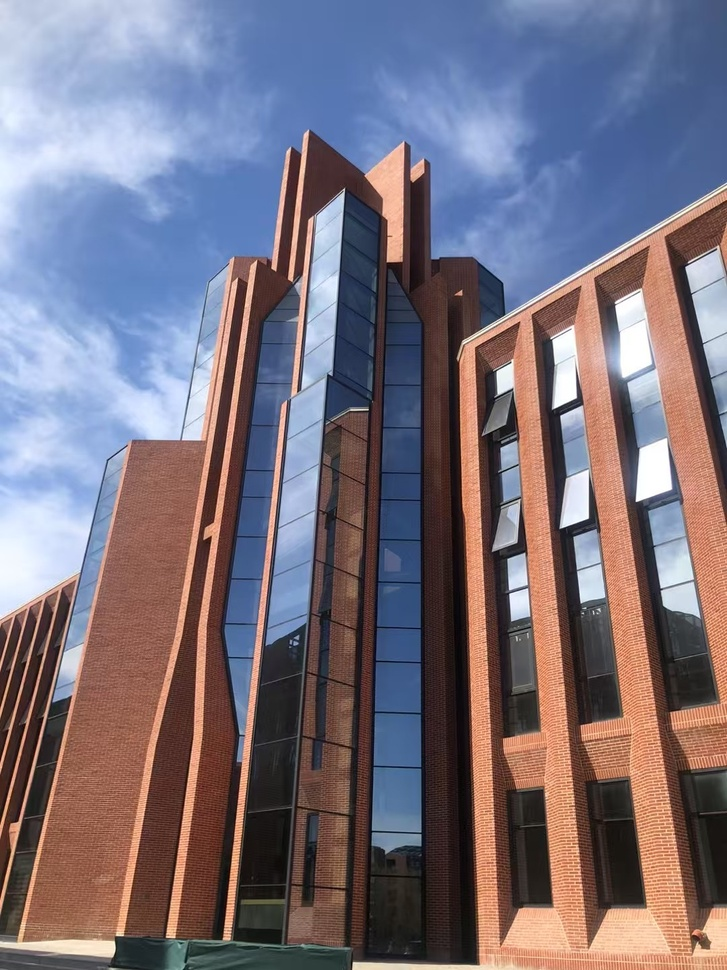
#> input picture Baseline/In-Sensor Convolution/image.jpg, 727 x 970 px, shrunk from 1080 x 1440 before the run
$ python Convolution_Experiment.py
#> lines starting #> are read from the running program, lines starting #| are printed output that depends on the picture; after the words box and inside, x2 and y2 are one past the last pixel; in counts of white or black regions, pixels touching at a corner belong together
import cv2
import numpy as np

# 线性绝对值映射函数：y = saturate(|alpha * x + beta|)
def ScaleAbs(img, alpha, beta):
    dst = np.abs(np.float64(alpha) * img + np.float64(beta))
    dst[dst > 255] = 255
    return np.round(dst).astype(np.uint8)

# 拉普拉斯锐化卷积
def laplace(img):
    r, c = img.shape
    new_image = np.zeros((r, c), dtype=np.float32)
    L_kernel = np.array([[0, -1.1, 0],
                         [-1.2, 4.2, -1],
                         [0, -0.9, 0]], dtype=np.float32)

    # 卷积（注意边界到 r-2, c-2）
    for i in range(r - 2):
        for j in range(c - 2):
            new_image[i + 1, j + 1] = np.sum(img[i:i+3, j:j+3] * L_kernel)

    # 取绝对值并裁到 [0,255]，再转 uint8
    new_image = np.abs(new_image)
    new_image[new_image > 255] = 255
    return new_image.astype(np.uint8)

if __name__ == '__main__':
    # 1. 读取并灰度化
    img = cv2.imread('image.jpg')
#> img is the input picture: shape (970, 727, 3); mean B, G, R 124.3, 112.4, 121.3
    grayImage = cv2.cvtColor(img, cv2.COLOR_BGR2GRAY)
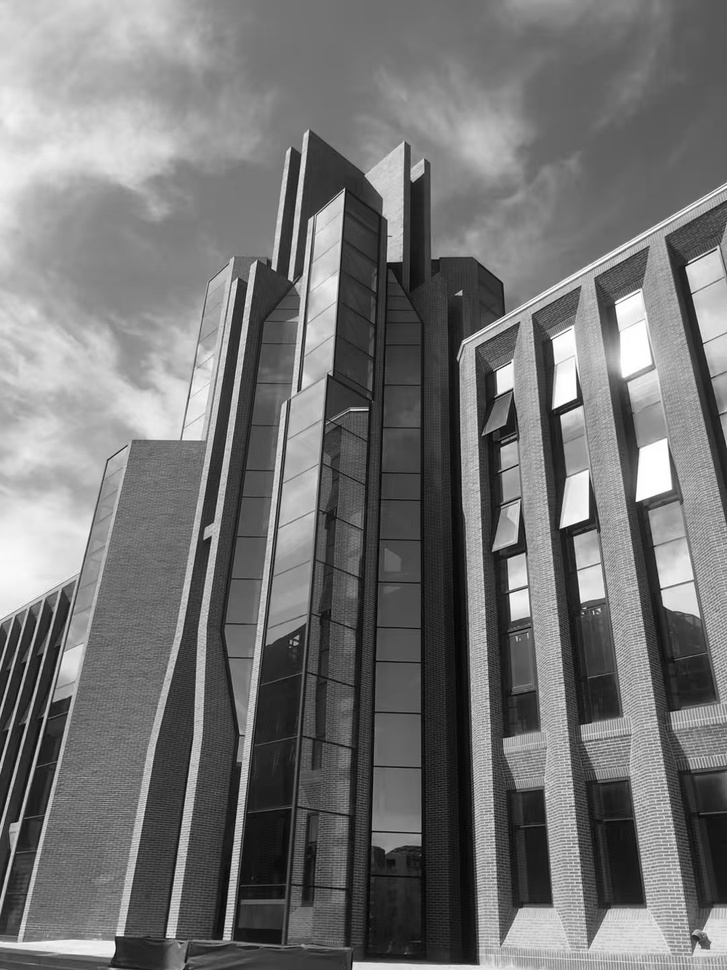
#> grayImage: shape (970, 727); min 1, max 255, mean 116.4

    # 2. 拉普拉斯锐化
    Lap = laplace(grayImage)
#> after the loop in laplace, `for i in range(r - 2):`:
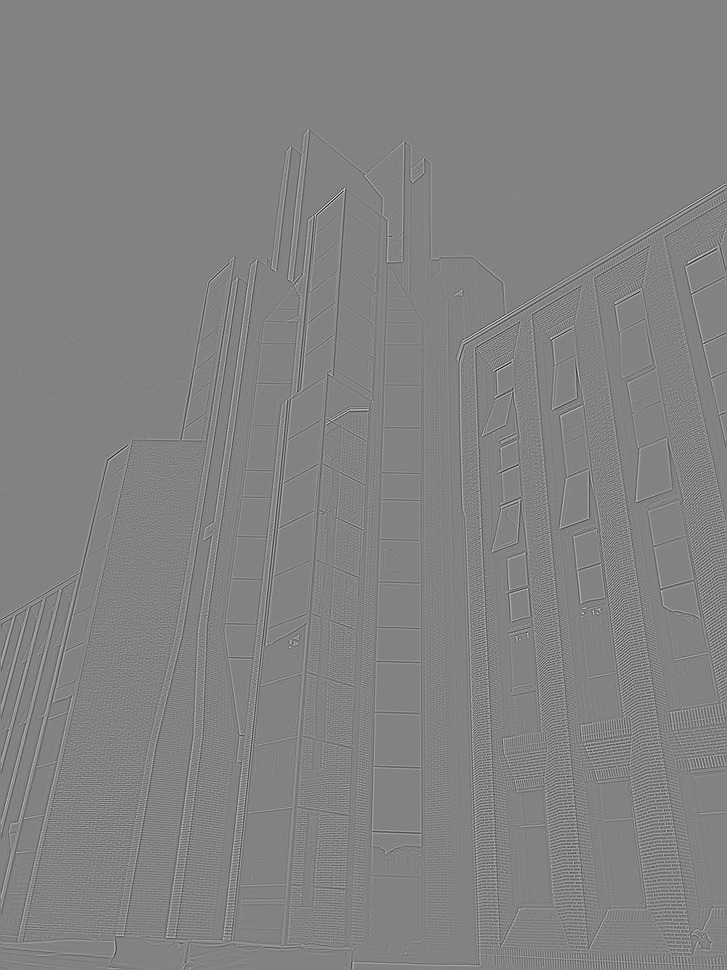
#> new_image: shape (970, 727) float32; min -444.1, max 423, mean 0; drawn with min black and max white
#> in laplace, `new_image = np.abs(new_image)`:
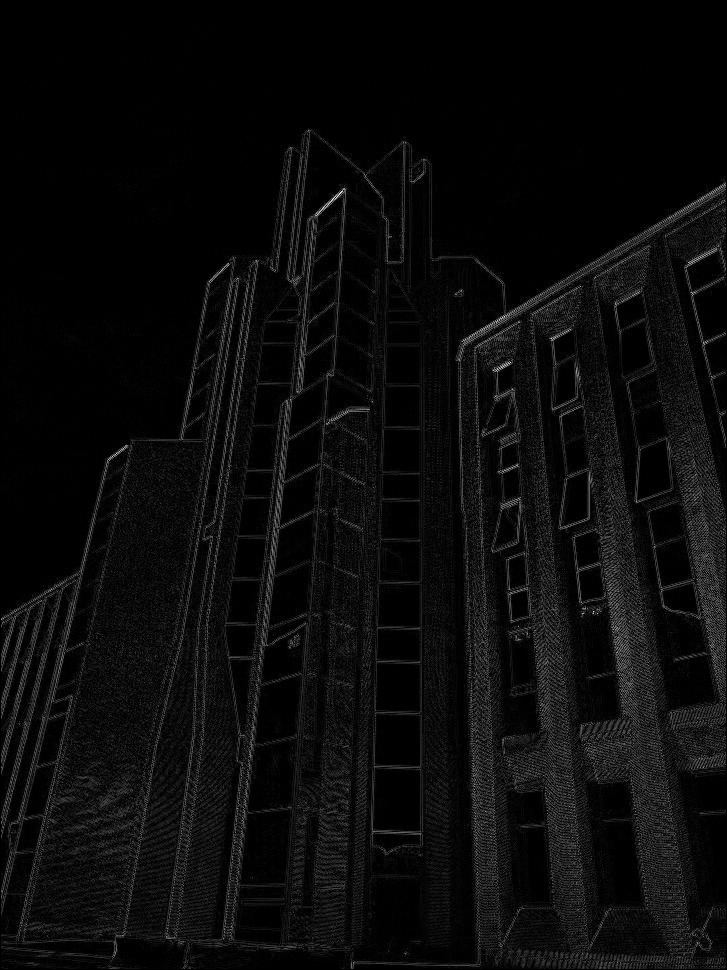
#> new_image: shape (970, 727) float32; min 0, max 444.1, mean 20; drawn with min black and max white
#> in laplace, `new_image[new_image > 255] = 255`:
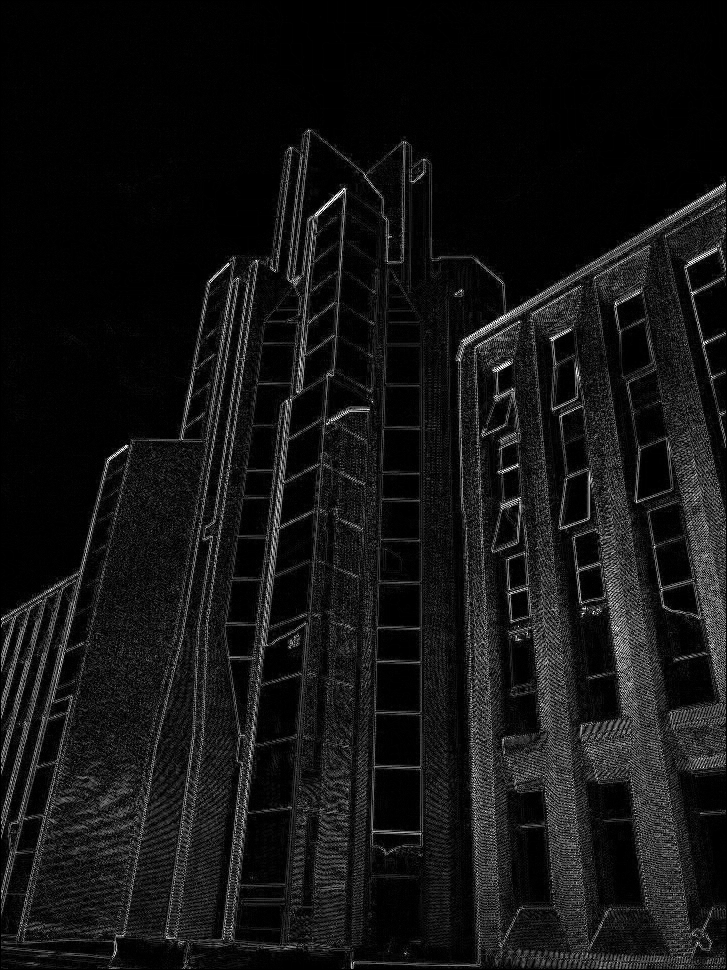
#> new_image: shape (970, 727) float32; 0.03% of pixels changed, all inside (x1, y1, x2, y2) = (108, 184, 725, 676)

    # 3. ScaleAbs 增强对比度
    # alpha >1 会放大细节（高对比度），beta 可用于整体亮度偏移
    alpha = 1.5
    beta  = 0
    Lap_enhanced = ScaleAbs(Lap, alpha, beta)
#> in ScaleAbs, `dst[dst > 255] = 255`:
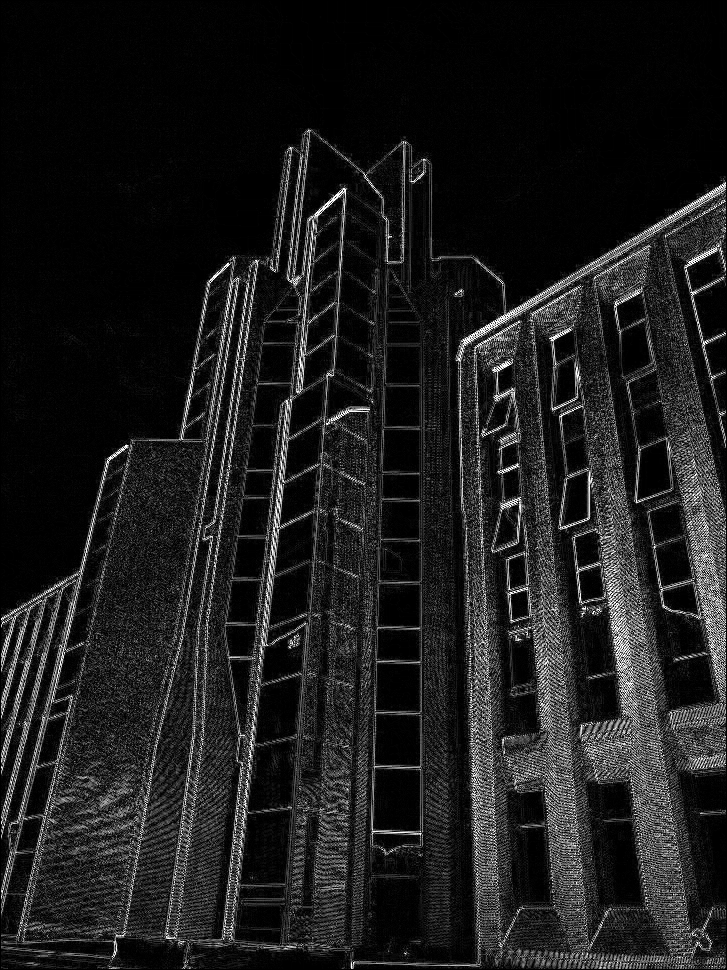
#> dst: shape (970, 727) float64; min 0, max 255, mean 29.2
    cv2.imwrite('Convolution_Experiment.jpg', Lap_enhanced)

$ run again, with Baseline/In-Sensor Convolution/ZYS.jpg copied over Baseline/In-Sensor Convolution/image.jpg
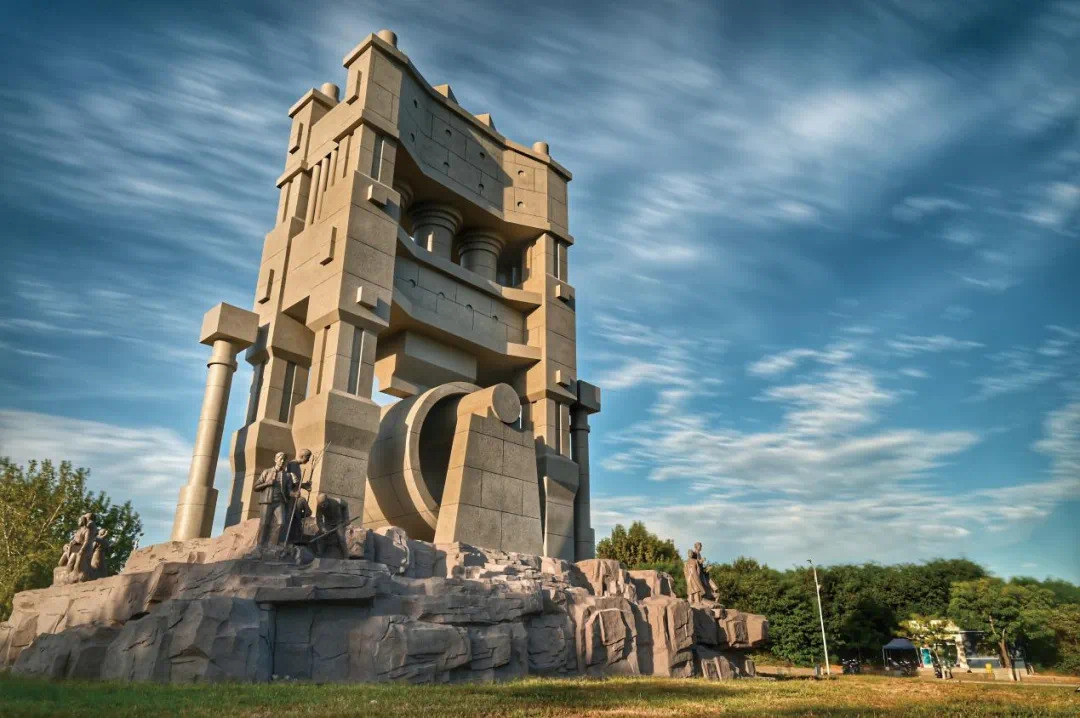
#> input picture Baseline/In-Sensor Convolution/ZYS.jpg, 1080 x 718 px
#> img is the input picture: shape (718, 1080, 3); mean B, G, R 126.5, 124, 105.8
#> after the loop in laplace, `for i in range(r - 2):`:
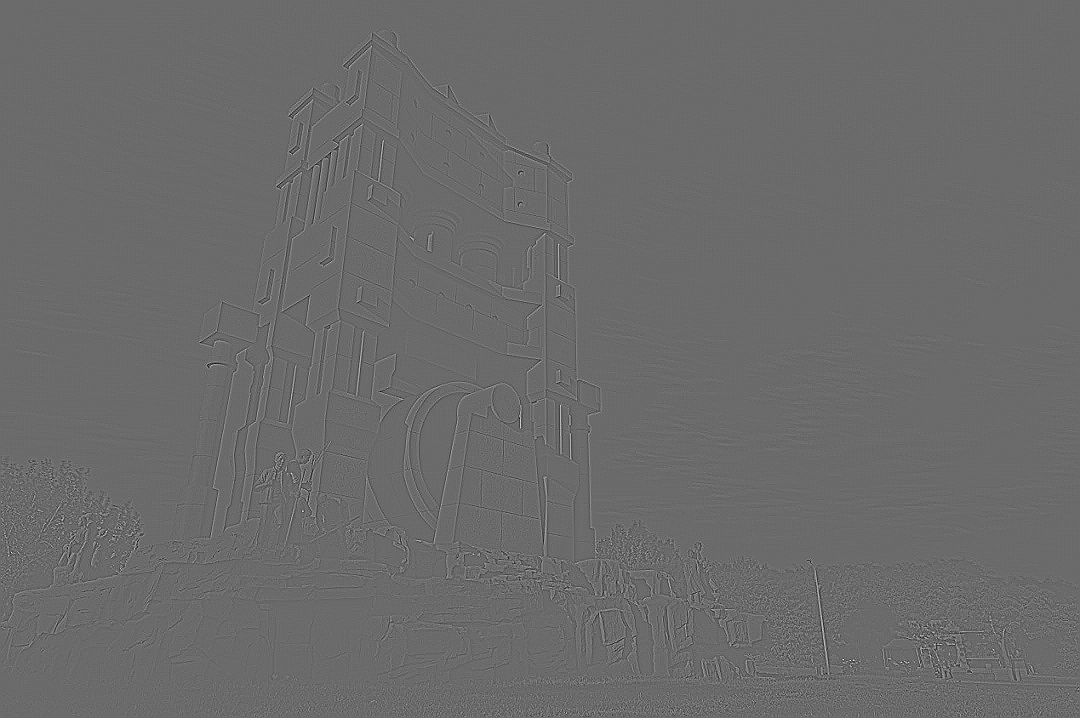
#> new_image: shape (718, 1080) float32; min -335.8, max 462.8, mean 0; drawn with min black and max white
#> in ScaleAbs, `dst[dst > 255] = 255`:
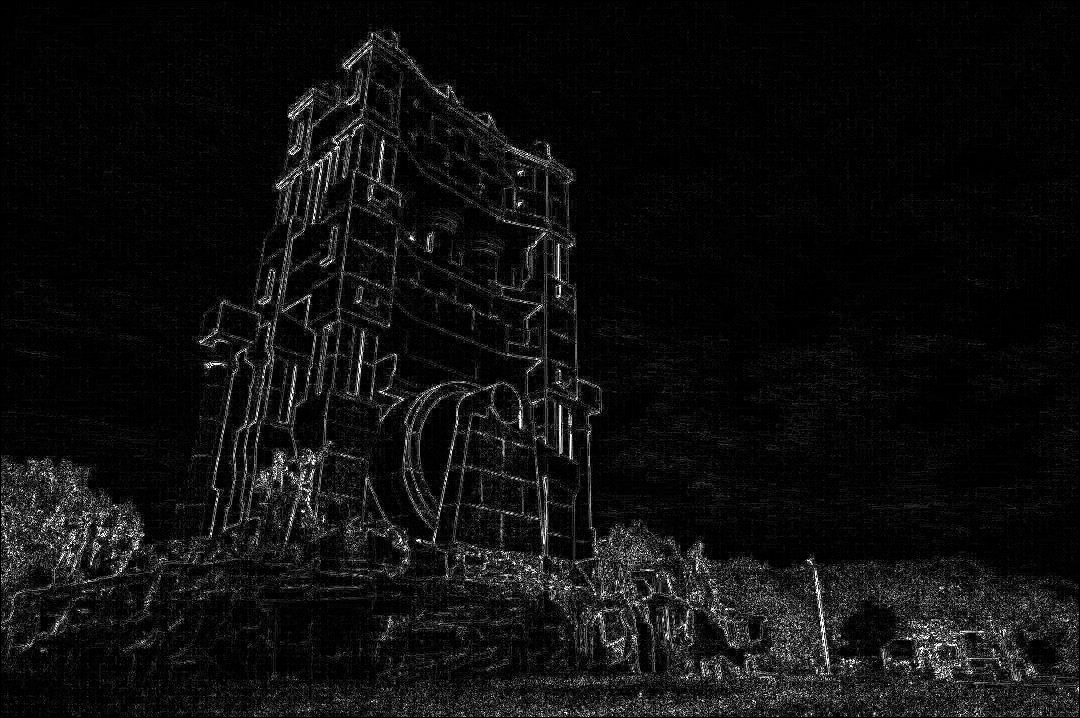
#> dst: shape (718, 1080) float64; min 0, max 255, mean 15.3
